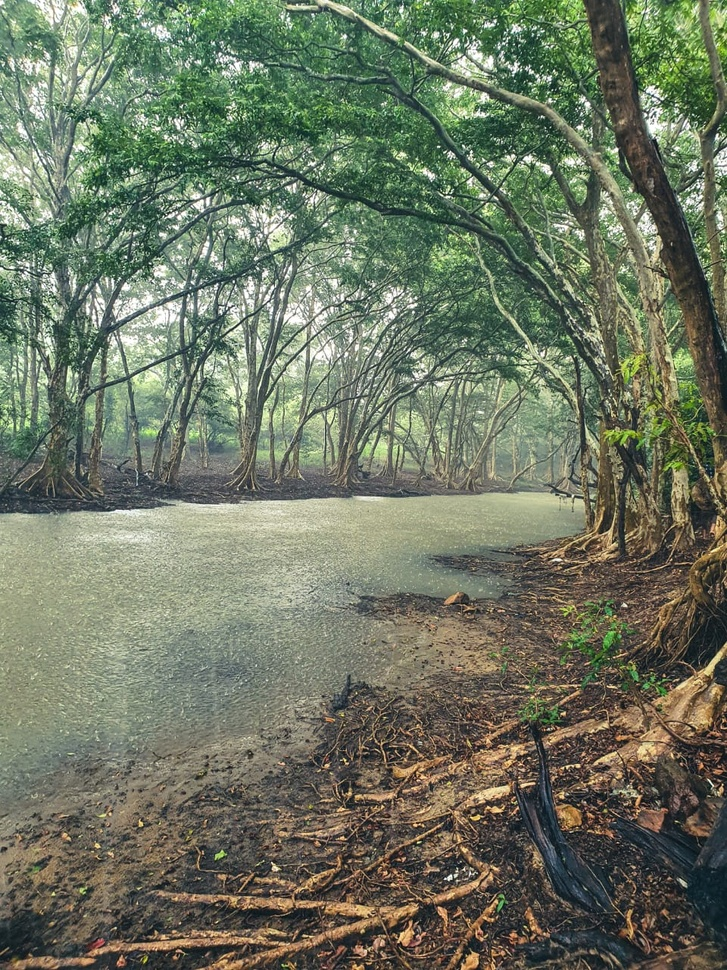
#> input picture Land of Dreams.jpeg, 727 x 970 px, shrunk from 960 x 1280 before the run
$ jupyter execute 1_point_operations.ipynb   (shell and % lines are left out)
#> lines starting #> are read from the running program, lines starting #| are printed output that depends on the picture
<h1>Basics</h1>

Generating Grayscale Image

[cell 1]
import cv2 as cv
import numpy as np
import matplotlib.pyplot as plt
im = np.zeros((6,8), dtype=np.uint8)
im[2, 3] = 255
print(im[2, 3])
fig ,ax = plt.subplots()
ax.imshow(im, cmap='gray', vmin=0, vmax=255)
ax.xaxis.tick_top()
plt.show()
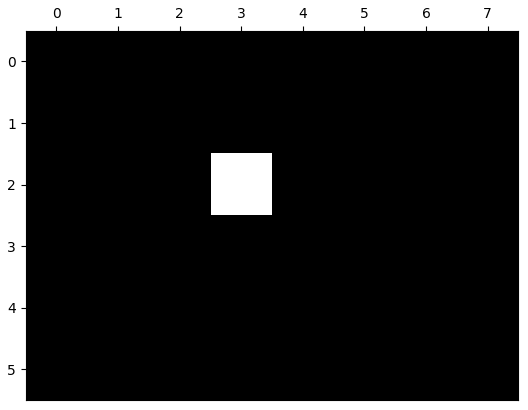
#> figure drawn by matplotlib, 1 panel

Generating a Color image

[cell 2]
import cv2 as cv
import numpy as np
import matplotlib.pyplot as plt
im = np.zeros((6,8,3), dtype=np.uint8)
im[2, 3] = [0, 0, 255] # R-G-B
print(im[2, 3])
fig, ax = plt.subplots()
ax.imshow(im)
ax.xaxis.tick_top()
plt.show()

Displaying image using Matplotlib

[cell 3]
import cv2 as cv
import matplotlib.pyplot as plt
img = cv.imread('Land of Dreams.jpeg', cv.IMREAD_COLOR)
#> img is the input picture: shape (970, 727, 3); mean B, G, R 97.6, 117.6, 109.6
img = cv.cvtColor(img, cv.COLOR_BGR2RGB)
fig, ax = plt.subplots()
ax.imshow(img)
ax.set_title('Land of Dreams')
plt.show()

Displaying image using OpenCV

[cell 4]
import cv2 as cv
import matplotlib.pyplot as plt
img = cv.imread('Land of Dreams.jpeg', cv.IMREAD_COLOR)
cv.namedWindow('image', cv.WINDOW_NORMAL)
cv.imshow('image', img)
cv.waitKey(0)
cv.destroyAllWindows()

Displaying image properties

[cell 5]
import cv2 as cv
import matplotlib.pyplot as plt
img = cv.imread('Land of Dreams.jpeg', cv.IMREAD_COLOR)
img = cv.cvtColor(img, cv.COLOR_BGR2RGB)
fig, ax = plt.subplots()
ax.imshow(img)
ax.set_title('image')
plt.show()
print(img.shape)
#| (970, 727, 3)
print(img.size)
#| 2115570
print(img.dtype)
#| uint8

Increasiing the brightness using OpenCV

[cell 6]
import cv2 as cv
import matplotlib.pyplot as plt
img = cv.imread('Land of Dreams.jpeg', cv.IMREAD_GRAYSCALE)
#> img: shape (970, 727)
imgb = img + 100
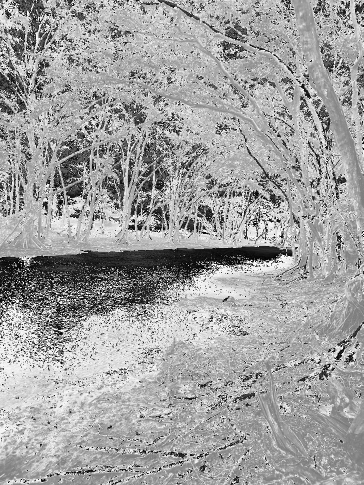
#> imgb: shape (970, 727) (shown at 1/2 size); min 0, max 255, mean 160.4
imgc = cv.add(img, 100)
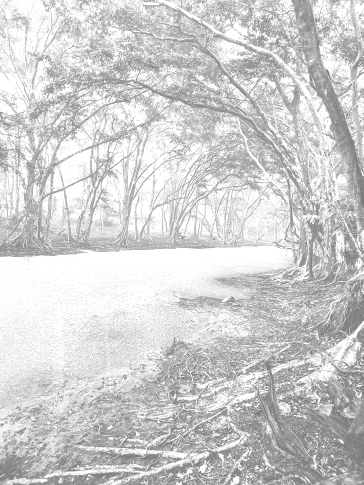
#> imgc: shape (970, 727) (shown at 1/2 size); min 104, max 255, mean 206.6
f, ax = plt.subplots(1, 3)
ax[0].imshow(img, cmap="gray")
ax[0].set_title('Original')
ax[1].imshow(imgb, cmap="gray")
ax[1].set_title('img + 100')
ax[2].imshow(imgc, cmap="gray")
ax[2].set_title('cv.add')
for i in range(10):
    print(img[50+i,100], imgb[50+i,100], imgc[50+i,100])
#> this loop made 10 passes
#| 176 20 255
#| 135 235 235
#| 171 15 255
#| 161 5 255
#| 161 5 255
#> (further printed lines are left out)

Increase the brightness using loops

[cell 7]
import cv2 as cv
import matplotlib.pyplot as plt
import numpy as np
def image_brighten(image, shift):
#> called with shift = 100
    h = image.shape[0]
    w = image.shape[1]
    result = np.zeros(image.shape, image.dtype)
    for i in range(0, h):
        for j in range(0, w):
            # no_overflow = True if image[i, j] + shift < 255 else False
            # result[i, j] = min(image[i, j] + shift, 255) if no_overflow else 255
            if image[i, j] + shift < 255:
                result[i, j] = image[i, j] + shift
            else:
                result[i, j] = 255

    return result

img = cv.imread('Land of Dreams.jpeg', cv.IMREAD_GRAYSCALE)
img1 = image_brighten(img, 100)
f, ax = plt.subplots(1, 2)
ax[0].imshow(img, cmap='gray')
ax[0].set_title('Original')
ax[1].imshow(img1, cmap='gray')
ax[1].set_title('image_brighten')
# for i in range(10):
#     print(img[50+i,100], img1[50+i,100])

Zeroing out green and blue planes

[cell 8]
import matplotlib.pyplot as plt
import cv2 as cv
img = cv.imread('Land of Dreams.jpeg', cv.IMREAD_ANYCOLOR)
if img is None:
    assert False, 'Image could not be read'
img = cv.cvtColor(img, cv.COLOR_BGR2RGB)
plt.imshow(img)
plt.title('image')
plt.show()
img[:, :, 0:2] = 0
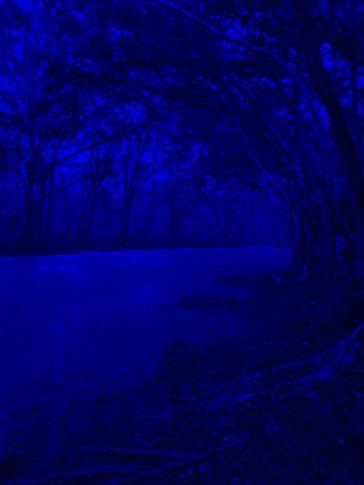
#> img: shape (970, 727, 3) (shown at 1/2 size); mean R, G, B 0, 0, 97.6
plt.imshow(img)
plt.title('After zeroing planes')
plt.show()

<h1>Intensitiy Transformation</h1>

Identity Transformation code

[cell 9]
import cv2 as cv
import matplotlib.pyplot as plt
import numpy as np
transform = np.arange(0, 256).astype('uint8')
fig, ax = plt.subplots()
ax.plot(transform)
ax.set_xlabel(r'Input, $f(\mathbf{x})$')
ax.set_ylabel(r'Output, $\mathrm{T}[f(\mathbf{x})]$')
ax.set_xlim(0, 255)
ax.set_ylim(0, 255)
ax.set_aspect('equal')
# plt.savefig('transform.png')
plt.show()
img_orig = cv.imread('Land of Dreams.jpeg', cv.IMREAD_GRAYSCALE)
print(img_orig.shape)
#| (970, 727)
cv.namedWindow('Image', cv.WINDOW_AUTOSIZE)
cv.imshow('Image', img_orig)
cv.waitKey(0)
image_transformed = cv.LUT(img_orig, transform)
cv.imshow('Image', image_transformed)
cv.waitKey(0)
cv.destroyAllWindows()

Identity Transformation code using numpy

[cell 10]
import cv2 as cv
import matplotlib.pyplot as plt
import numpy as np
transform = np.arange(0, 256).astype('uint8')
fig, ax = plt.subplots()
ax.plot(transform)
ax.set_xlabel(r'Input, $f(\mathbf{x})$')
ax.set_ylabel(r'Output, $\mathrm{T}[f(\mathbf{x})]$')
ax.set_xlim(0, 255)
ax.set_ylim(0, 255)
ax.set_aspect('equal')
# plt.savefig('transform.png')
plt.show()
img_orig = cv.imread('Land of Dreams.jpeg', cv.IMREAD_GRAYSCALE)
print(img_orig.shape)
#| (970, 727)
cv.namedWindow('Image', cv.WINDOW_AUTOSIZE)
cv.imshow('Image', img_orig)
cv.waitKey(0)
# image_transformed = cv.LUT(img_orig, transform)
image_transformed = transform[img_orig]
cv.imshow('Image', image_transformed)
cv.waitKey(0)
cv.destroyAllWindows()

Negative Transform

[cell 11]
import cv2 as cv
import matplotlib.pyplot as plt
import numpy as np
transform = np.arange(255, -1, -1).astype('uint8')
fig, ax = plt.subplots()
ax.plot(transform)
ax.set_xlabel(r'Input, $f(\mathbf{x})$')
ax.set_ylabel(r'Output, $\mathrm{T}[f(\mathbf{x})]$')
ax.set_xlim(0, 255)
ax.set_ylim(0, 255)
ax.set_aspect('equal')
# plt.savefig('transform.png')
plt.show()
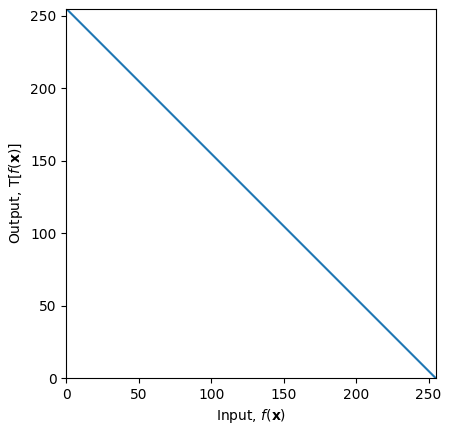
#> figure drawn by matplotlib, 1 panel; curve peaks at x = 0, y = 255
img_orig = cv.imread('Land of Dreams.jpeg', cv.IMREAD_GRAYSCALE)
# print(img_orig.shape)
cv.namedWindow('Image', cv.WINDOW_NORMAL)
cv.imshow('Image', img_orig)
cv.waitKey(0)
# image_transformed = cv.LUT(img_orig, transform)
image_transformed = transform[img_orig]
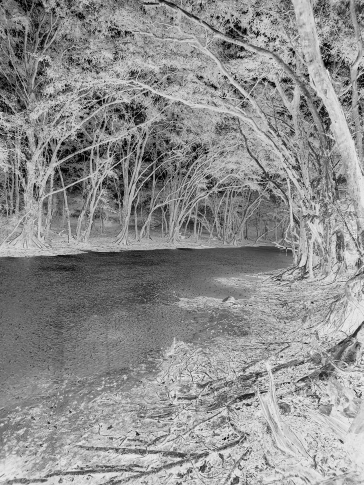
#> image_transformed: shape (970, 727) (shown at 1/2 size); min 0, max 251, mean 142.1
cv.namedWindow('Image Transform', cv.WINDOW_AUTOSIZE)
cv.imshow('Image Transform', image_transformed)
cv.waitKey(0)
cv.destroyAllWindows()

Intensity Transform

[cell 12]
import numpy as np
import matplotlib.pyplot as plt
import cv2 as cv
c = np.array([(100, 50), (150, 200)])
print(c)
t1 = np.linspace(0, c[0,1], c[0,0]+1-0).astype('uint8')
print(t1)
print(len(t1))
t2 = np.linspace(c[0,1]+1, c[1,1], c[1,0]-c[0,0]).astype('uint8')
print(t2)
print(len(t2))
t3 = np.linspace(c[1,1]+1, 255, 255-c[1,0]).astype('uint8')
print(t3)
print(len(t3))
transform = np.concatenate((t1, t2), axis=0).astype('uint8')
transform = np.concatenate((transform, t3), axis=0).astype('uint8')
print(len(transform))
fig, ax = plt.subplots()
ax.plot(transform)
ax.set_title('transform')
ax.set_xlabel(r'input, $f(\mathbf{x})$')
ax.set_ylabel(r'output, $\mathrm{T}[f(\mathbf{x})]$')
ax.set_xlim(0, 255)
ax.set_ylim(0, 255)
ax.set_aspect('equal')
# plt.savefig('transform.png')
plt.show()
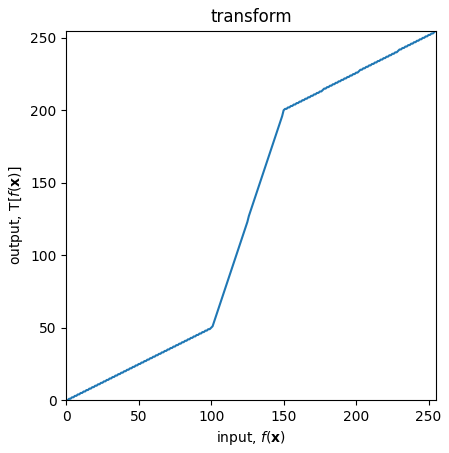
#> figure drawn by matplotlib, 1 panel; curve peaks at x = 255, y = 255
img_org = cv.imread('Land of Dreams.jpeg', cv.IMREAD_GRAYSCALE)
cv.namedWindow('original', cv.WINDOW_NORMAL)
cv.imshow('original', img_org)
cv.waitKey(0)
image_transformed = cv.LUT(img_org, transform)
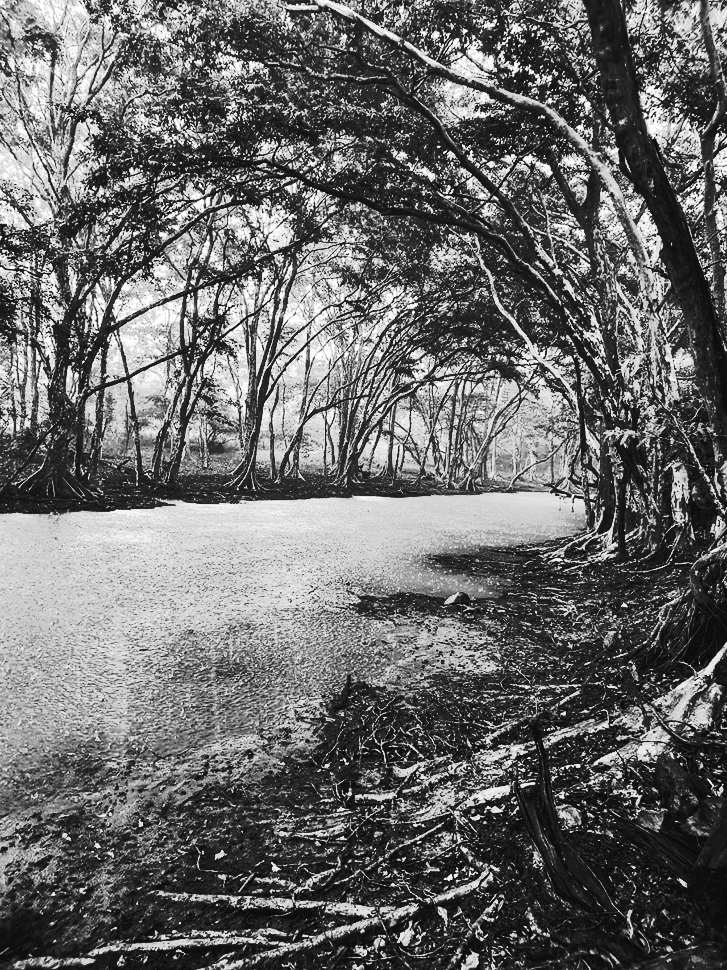
#> image_transformed: shape (970, 727); min 2, max 255, mean 105.8
cv.namedWindow('transformed', cv.WINDOW_NORMAL)
cv.imshow('transformed', image_transformed)
cv.waitKey(0)
cv.destroyAllWindows()

$ run again, with Sun.jpeg copied over Land of Dreams.jpeg
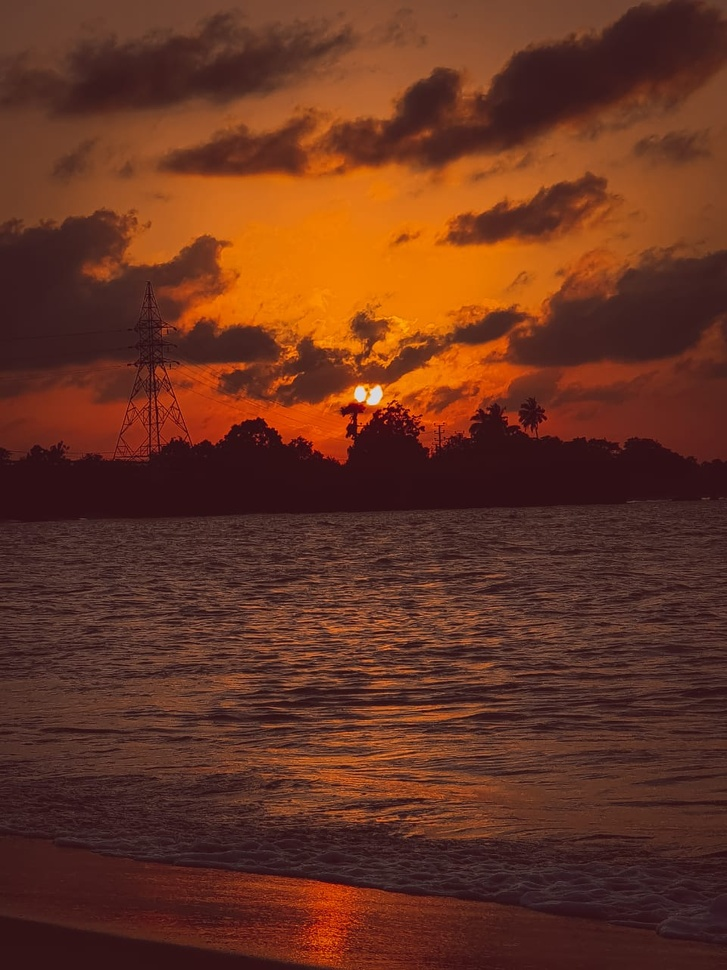
#> input picture Sun.jpeg, 727 x 970 px, shrunk from 960 x 1280 before the run
#> img is the input picture: shape (970, 727, 3); mean B, G, R 32.2, 51.1, 102.3
#| (970, 727, 3)
#| 2115570
#| uint8
#> the loop `for i in range(10):` made 10 passes
#| 57 157 157
#| 56 156 156
#| 55 155 155
#| 55 155 155
#| 54 154 154
#> (further printed lines are left out)
#> `img[:, :, 0:2] = 0`:
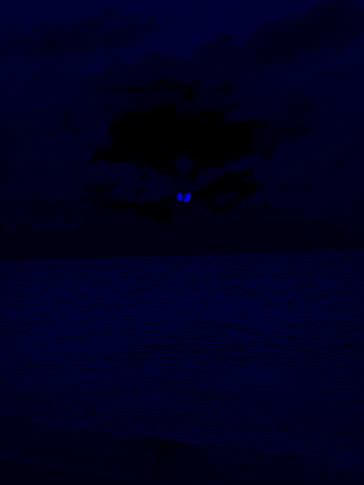
#> img: shape (970, 727, 3) (shown at 1/2 size); mean R, G, B 0, 0, 32.2
#| (970, 727)
#| (970, 727)
#> `image_transformed = cv.LUT(img_org, transform)`:
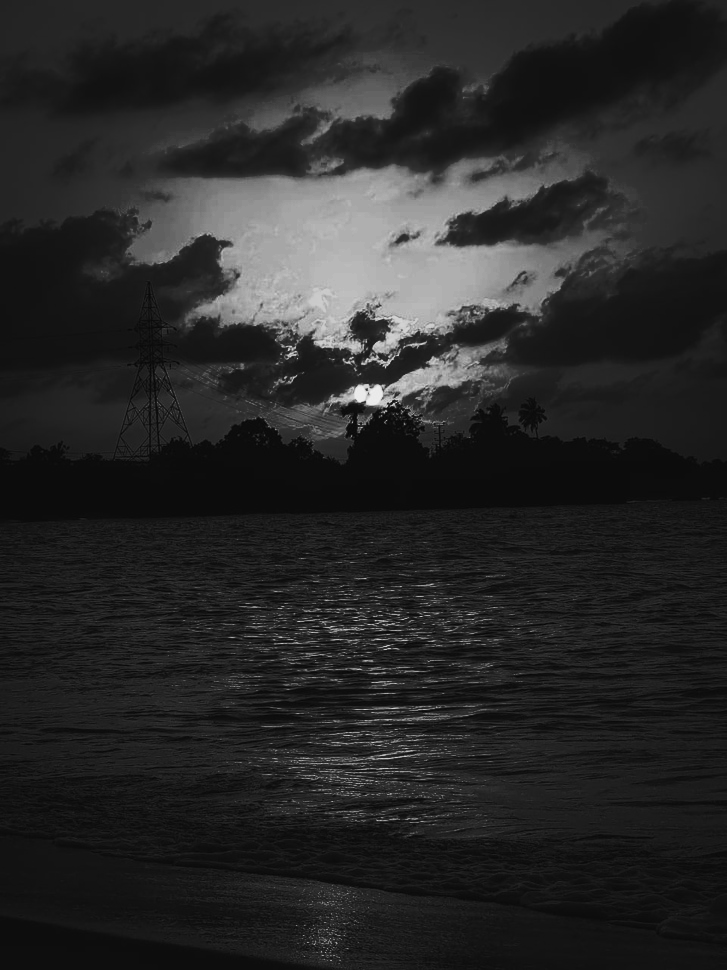
#> image_transformed: shape (970, 727); min 4, max 238, mean 39.8

$ run again, with building.png saved as Land of Dreams.jpeg
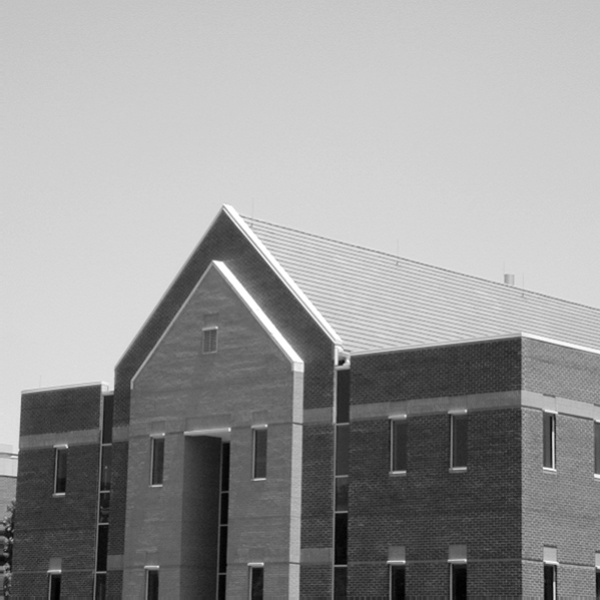
#> input picture building.png, 600 x 600 px
#> img is the input picture: shape (600, 600, 3); min 0, max 255, mean 152.8
#| (600, 600, 3)
#| 1080000
#| uint8
#> the loop `for i in range(10):` made 10 passes
#| 201 45 255
#| 203 47 255
#| 203 47 255
#| 201 45 255
#| 202 46 255
#> (further printed lines are left out)
#> `img[:, :, 0:2] = 0`:
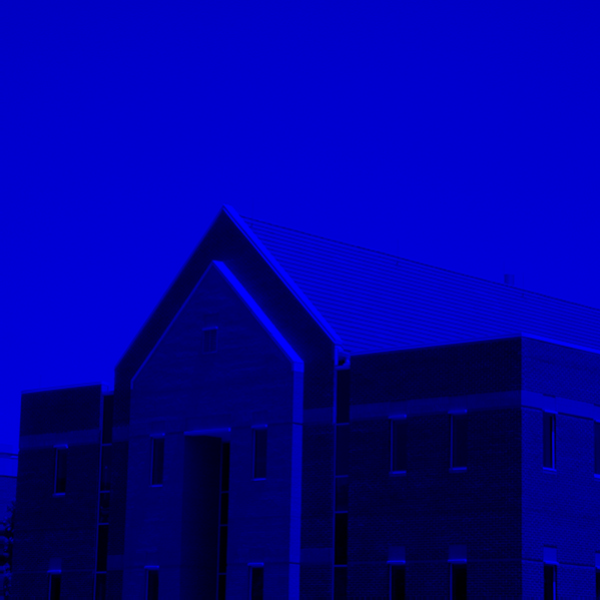
#> img: shape (600, 600, 3); mean R, G, B 0, 0, 152.8
#| (600, 600)
#| (600, 600)
#> `image_transformed = cv.LUT(img_org, transform)`:
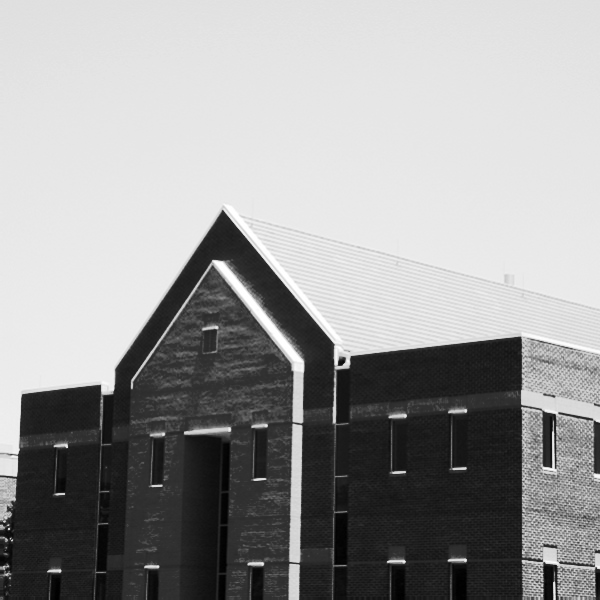
#> image_transformed: shape (600, 600); min 0, max 255, mean 154.5
